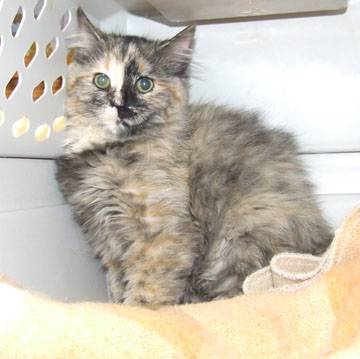
#> input picture dataset/test_dataset/chats/cat.4005.jpg, 360 x 359 px, found by its file name; its folder holds 3 pictures in this run
$ python dataset.py
#> lines starting #> are read from the running program, lines starting #| are printed output that depends on the picture
import os
import numpy as np
from PIL import Image

def load_dataset(folder_path):
#> called with folder_path = '../dataset/train_dataset'
    X = []
    y = []

    chats_path = os.path.join(folder_path, "chats")
    chiens_path = os.path.join(folder_path, "chiens")
    autres_path = os.path.join(folder_path, "autres")

    for img_name in os.listdir(chats_path):
        img = Image.open(os.path.join(chats_path, img_name))
#> img is the input picture: PIL image 360x359 RGB; mean R, G, B 198.8, 191.8, 178.4
        img = img.resize((64, 64)).convert("L")
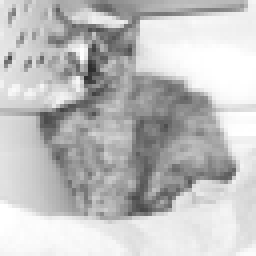
#> img: PIL image 64x64 L (shown 4 times larger); min 45, max 255, mean 192.4
        X.append(np.array(img).flatten() / 255.0)
        y.append(0)  # 0 = chat
#> pass 2 of the loop in load_dataset, `for img_name in os.listdir(chats_path):`:
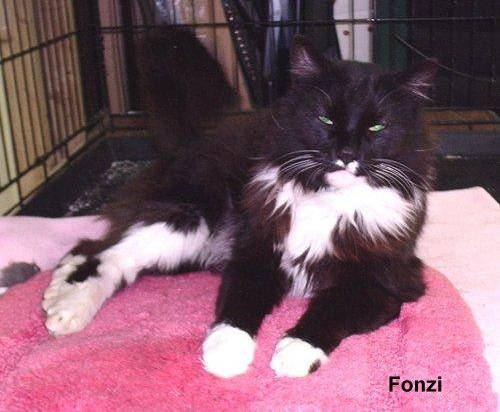
#> input picture dataset/test_dataset/chats/cat.4010.jpg, 500 x 412 px, found by its file name
#> in load_dataset, img is the input picture: PIL image 500x412 RGB; mean R, G, B 129.4, 91.9, 106.6
#> in load_dataset, `img = img.resize((64, 64)).convert("L")`:
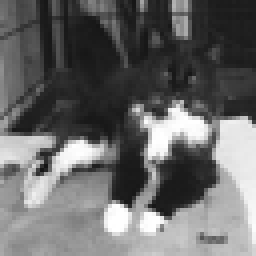
#> img: PIL image 64x64 L (shown 4 times larger); min 21, max 255, mean 104.7
#> pass 3 of the loop in load_dataset, `for img_name in os.listdir(chats_path):`:
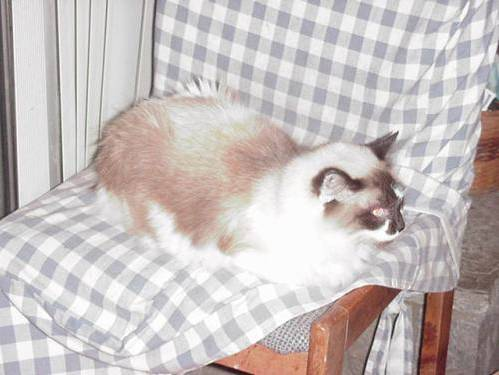
#> input picture dataset/test_dataset/chats/cat.4011.jpg, 499 x 375 px, found by its file name
#> in load_dataset, img is the input picture: PIL image 499x375 RGB; mean R, G, B 199.4, 191.5, 190.1
#> in load_dataset, `img = img.resize((64, 64)).convert("L")`:
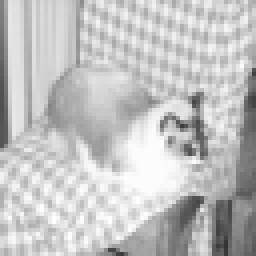
#> img: PIL image 64x64 L (shown 4 times larger); min 52, max 255, mean 193.7

#> (the run stopped early here; a loop or call above may not have finished)
